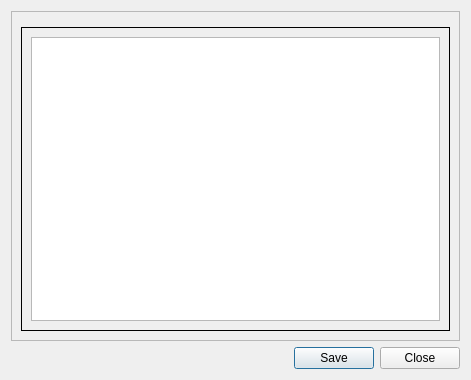
<?xml version="1.0" encoding="UTF-8"?>
<ui version="4.0">
 <class>Dialog</class>
 <widget class="QDialog" name="Dialog">
  <property name="geometry">
   <rect>
    <x>0</x>
    <y>0</y>
    <width>471</width>
    <height>380</height>
   </rect>
  </property>
  <property name="windowTitle">
   <string>Distance Results</string>
  </property>
  <layout class="QVBoxLayout" name="verticalLayout">
   <item>
    <widget class="QScrollArea" name="scrollArea">
     <property name="widgetResizable">
      <bool>true</bool>
     </property>
     <widget class="QWidget" name="scrollAreaWidgetContents">
      <property name="geometry">
       <rect>
        <x>0</x>
        <y>0</y>
        <width>451</width>
        <height>331</height>
       </rect>
      </property>
      <layout class="QVBoxLayout" name="verticalLayout_2">
       <item>
        <widget class="QFrame" name="frame">
         <property name="frameShape">
          <enum>QFrame::Box</enum>
         </property>
         <property name="frameShadow">
          <enum>QFrame::Plain</enum>
         </property>
        </widget>
       </item>
       <item>
        <widget class="QFrame" name="frame_2">
         <property name="frameShape">
          <enum>QFrame::Box</enum>
         </property>
         <property name="frameShadow">
          <enum>QFrame::Plain</enum>
         </property>
         <layout class="QVBoxLayout" name="verticalLayout_3">
          <item>
           <widget class="QTextEdit" name="textEdit"/>
          </item>
         </layout>
        </widget>
       </item>
      </layout>
     </widget>
    </widget>
   </item>
   <item>
    <widget class="QDialogButtonBox" name="buttonBox">
     <property name="orientation">
      <enum>Qt::Horizontal</enum>
     </property>
     <property name="standardButtons">
      <set>QDialogButtonBox::Close|QDialogButtonBox::Save</set>
     </property>
    </widget>
   </item>
  </layout>
 </widget>
 <resources/>
 <connections>
  <connection>
   <sender>buttonBox</sender>
   <signal>accepted()</signal>
   <receiver>Dialog</receiver>
   <slot>accept()</slot>
   <hints>
    <hint type="sourcelabel">
     <x>227</x>
     <y>362</y>
    </hint>
    <hint type="destinationlabel">
     <x>157</x>
     <y>274</y>
    </hint>
   </hints>
  </connection>
  <connection>
   <sender>buttonBox</sender>
   <signal>rejected()</signal>
   <receiver>Dialog</receiver>
   <slot>reject()</slot>
   <hints>
    <hint type="sourcelabel">
     <x>295</x>
     <y>368</y>
    </hint>
    <hint type="destinationlabel">
     <x>286</x>
     <y>274</y>
    </hint>
   </hints>
  </connection>
 </connections>
</ui>
